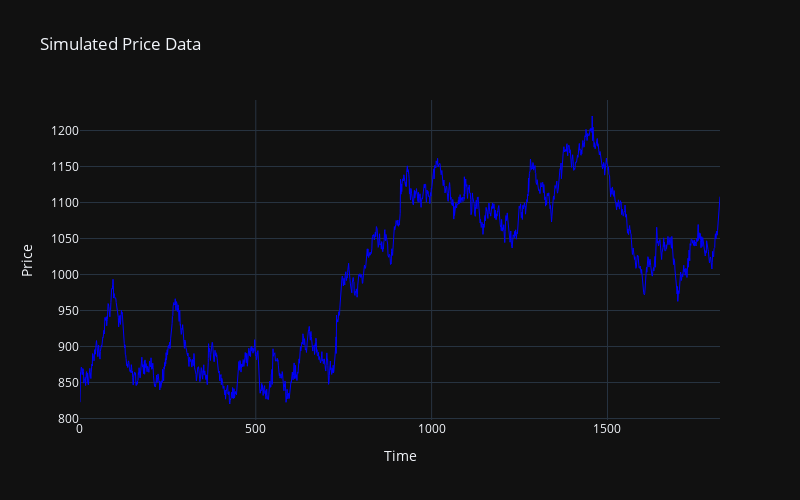

Notebook code cell kept with this figure:
### Code cell
# Visualize price data
fig = go.Figure()

fig.add_trace(go.Scatter(
    x=timestamps,
    y=price_data,
    mode='lines',
    name='Price Data',
    line=dict(color='blue', width=1)
))

fig.update_layout(
    title="Simulated Price Data",
    xaxis_title="Time",
    yaxis_title="Price",
    width=800,
    height=500
)

fig.show()

### Figure 1 — Plotly figure (JSON) as saved in the notebook; plotly's stock layout.template omitted (floating-point values rounded to 4 significant figures; data arrays with more than 128 entries replaced by an {"elided": "..."} marker saying what was removed)
{"data": [{"line": {"color": "blue", "width": 1}, "mode": "lines", "name": "Price Data", "x": {"elided": "2000 float values"}, "y": {"elided": "2000 float values"}, "type": "scatter"}], "layout": {"title": {"text": "Simulated Price Data"}, "xaxis": {"title": {"text": "Time"}}, "yaxis": {"title": {"text": "Price"}}, "width": 800, "height": 500}}
